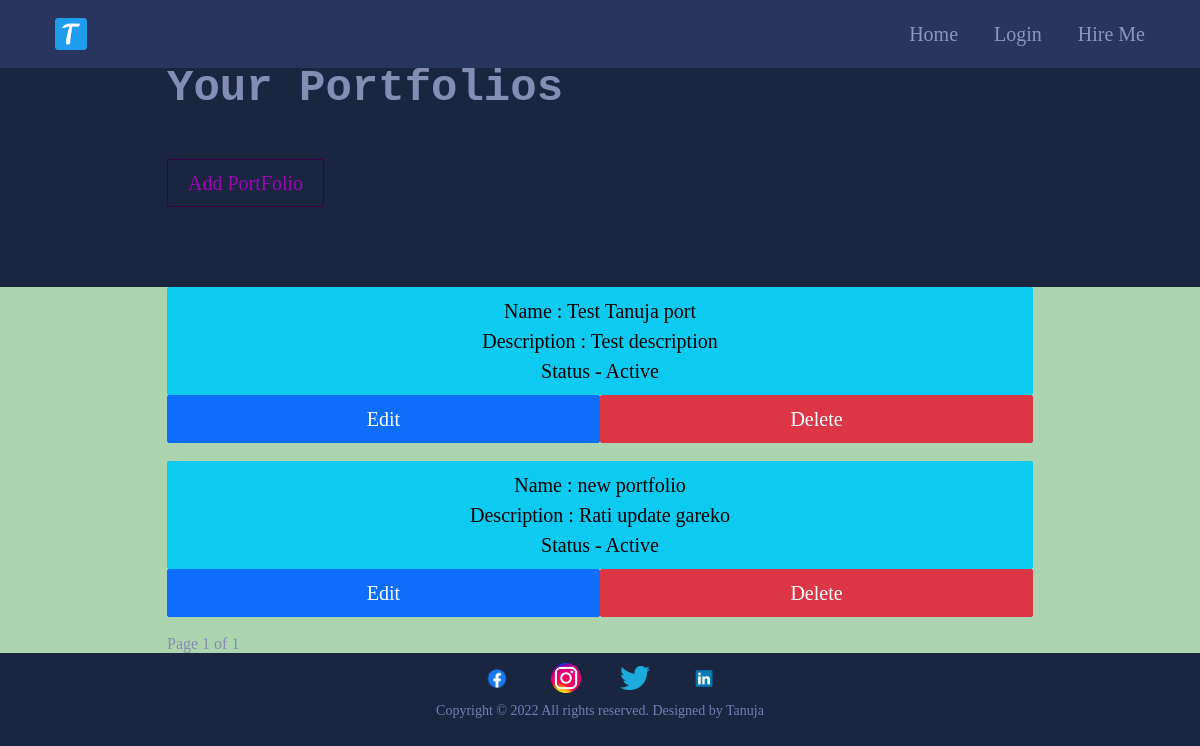
/allportfolios/, run on an earlier commit of the app's database.
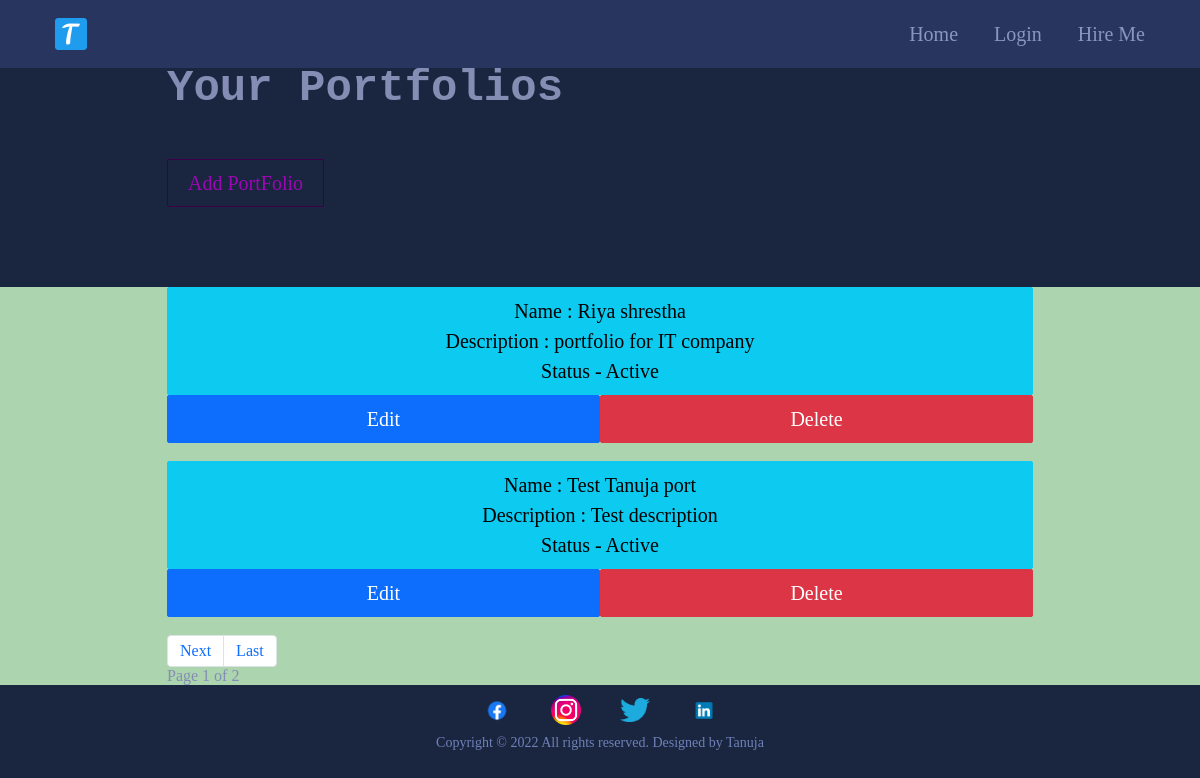
And on a later commit of the database.
### main/models.py (models this page shows, shortened)
class Portfolio(models.Model):
    class Meta:
        verbose_name_plural = 'Portfolio Profiles'
        verbose_name = 'Portfolio'
        ordering = ["name"]
    date = models.DateTimeField(blank=True, null=True)
    name = models.CharField(max_length=200, blank=True, null=True)
    description = models.CharField(max_length=500, blank=True, null=True)
    body = RichTextField(blank=True, null=True)
    image = models.ImageField(blank=True, null=True, upload_to="portfolio")
    slug = models.SlugField(null=True, blank=True)
    is_active = models.BooleanField(default=True)

### main/views.py (the view)
# urls.py: path('allportfolios/',views.allPortfolioView.as_view(),name="allportfolios"),
class allPortfolioView(generic.ListView):
	model = Portfolio
	template_name = "main/allportfolios.html"
	paginate_by =2

### cv/context_processors.py (called while the page is built)
def project_context(request):
	context = {
		'me': User.objects.first(),
	}
	return context

### main/templates/main/allportfolios.html (shortened to what this page needs)
{% extends 'main/base.html' %}
{% load static %}
{% block content %}
    <section>
      <div class="innerPageBannerCol">
        <div class="container">
          <div class="row g-4 g-md-3  align-items-center">
            <div class="col-md-6">
              <div class="bannerContent">
                <h1 class="xlTitle pb-md-3">Your Portfolios</h1><br>
                <a href="{%url 'main:addPortfolio'%}" class="btn btnOutline">Add PortFolio</a>
              </div>
            </div>
          </div>
        </div>
      </div>
    </section>
    <section>
      <div class="lightBg">
        <div class="container">
          <ul>
            {% for item in object_list %}
             <li><a href="" class="btn btn-info col col-12"> Name : {{item.name}}
              <br>Description : {{item.description}}<br>
              {% if item.is_active%}
              Status - Active
            {%else%}
              Status - Inactive
            {%endif%}</a></li>
            <li>
              <div class="container">
                <div class="row">
              <a href="{%url 'main:updatePortfolio' item.pk %}" class="btn btn-primary col col-6">Edit</a>
              <a href="{%url 'main:deletePortfolio' item.pk %}" class="btn btn-danger col col-6">Delete</a>
                </div>
              </div>
            </li><br>
            {%endfor%}
        </ul>
        <nav aria-label="Page navigation example">
          <ul class="pagination" >
            {%if page_obj.has_next%}
              <li class="page-item"><a class="page-link" href="?page={{page_obj.next_page_number}}">Next</a></li>
              <li class="page-item"><a class="page-link"href="?page={{page_obj.paginator.num_pages}}">Last</a></li>
            {%endif%}
          </ul>
          <div>
            Page {{page_obj.number }} of {{page_obj.paginator.num_pages}}
          </div>
          </nav>
        </div>
      </div>
    </section>
    {%endblock%}

What changed in the data, as far as the page shows it:
no longer on this page (row edited): Portfolio: name "new portfolio", description "Rati update gareko", is_active "Status - Active"
added Portfolio: name "Riya shrestha", description "portfolio for IT company", is_active "Status - Active"
Also different on the page:
{{ page_obj.paginator.num_pages }}: "1" → "2"
text now shown: "Next Last"
